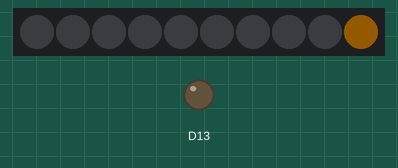
Bench run of a sketch on a simulated Adafruit Circuit Playground Express. Parts: 10 RGB LEDs in strip order, left to right, output pins drawn as LEDs (lit = HIGH). Dim RGB values are drawn brighter than linear.

Above: at 0.1 s.
At 60.1 s:
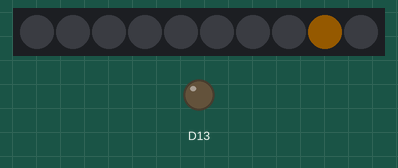
At 120.1 s:
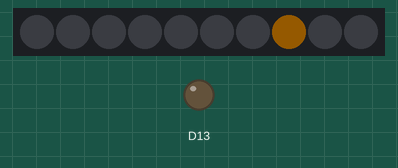

The sketch:

Analog_Clock.ino
```cpp
#include <Adafruit_CircuitPlayground.h>
#include <Adafruit_Circuit_Playground.h>

// Analog LED Clock with Alarm using Circuit Playground
// Integrated with a C# .NET Windows Form Application

// Rachel Soderberg
// November 2018

// - One color to indicate hour, fill minutes around
//      LED ring using another color.
// - Small LED to indicate am/pm

uint32_t hourColor = 0xff9b04; // orange
uint32_t minuteColor = 0x049bff; // blue
uint32_t otherColor = 0x049bff; // salmon

uint8_t hourCounter = 9;
uint8_t minuteCounter = 0; // 1000ms = 1s, 60000ms = 1m, 3600000ms = 1h

void setup() {
  // put your setup code here, to run once:
  CircuitPlayground.begin();
}

void loop() {
  // put your main code here, to run repeatedly:
  hoursClock();
}

void hoursClock(){
  // Need to handle the fact there are 12 hours and only 10 LEDs
  while (hourCounter >= 0){
    CircuitPlayground.setPixelColor(hourCounter, hourColor);
    hourCounter--;
    delay(60000); // 60 seconds
    CircuitPlayground.clearPixels();
    if (hourCounter == 0){
      hourCounter = 9;
    }
  }
}

void minutesClock(){

}
```

Measured:
- what the display in image 1 shows lasts 60.0 s, from 60.0 s to 120.0 s
